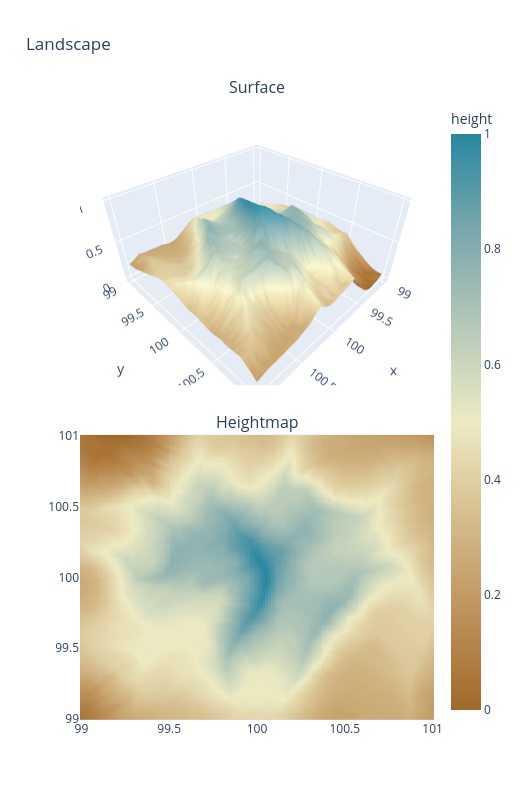

Source (notebook cell):
### Code cell
import numba as nb


@nb.njit
def sample_height_and_gradient(heightmap, x_pos, y_pos):
    x0 = int(x_pos)
    y0 = int(y_pos)
    x1 = x0 + 1
    y1 = y0 + 1

    sx = x_pos - x0
    sy = y_pos - y0

    h00 = heightmap[y0, x0]
    h10 = heightmap[y0, x1]
    h01 = heightmap[y1, x0]
    h11 = heightmap[y1, x1]

    h0 = h00 * (1.0 - sx) + h10 * sx
    h1 = h01 * (1.0 - sx) + h11 * sx
    h = h0 * (1.0 - sy) + h1 * sy

    grad_x = (h10 - h00) * (1.0 - sy) + (h11 - h01) * sy
    grad_y = (h01 - h00) * (1.0 - sx) + (h11 - h10) * sx
    return h, grad_x, grad_y


@nb.njit
def deposit_bilinear(heightmap, x_pos, y_pos, amount):
    x0 = int(x_pos)
    y0 = int(y_pos)
    x1 = x0 + 1
    y1 = y0 + 1

    sx = x_pos - x0
    sy = y_pos - y0

    w00 = (1.0 - sx) * (1.0 - sy)
    w10 = sx * (1.0 - sy)
    w01 = (1.0 - sx) * sy
    w11 = sx * sy

    heightmap[y0, x0] += amount * w00
    heightmap[y0, x1] += amount * w10
    heightmap[y1, x0] += amount * w01
    heightmap[y1, x1] += amount * w11


@nb.njit
def erode_with_brush(heightmap, x_pos, y_pos, amount, radius):
    center_x = int(x_pos)
    center_y = int(y_pos)
    h = heightmap.shape[0]
    w = heightmap.shape[1]

    total_weight = 0.0
    for oy in range(-radius, radius + 1):
        for ox in range(-radius, radius + 1):
            xi = center_x + ox
            yi = center_y + oy
            if xi <= 0 or xi >= w - 1 or yi <= 0 or yi >= h - 1:
                continue
            dist = (ox * ox + oy * oy) ** 0.5
            if dist > radius:
                continue
            total_weight += radius + 1.0 - dist

    if total_weight <= 0.0:
        return 0.0

    removed = 0.0
    for oy in range(-radius, radius + 1):
        for ox in range(-radius, radius + 1):
            xi = center_x + ox
            yi = center_y + oy
            if xi <= 0 or xi >= w - 1 or yi <= 0 or yi >= h - 1:
                continue
            dist = (ox * ox + oy * oy) ** 0.5
            if dist > radius:
                continue

            weight = radius + 1.0 - dist
            share = amount * (weight / total_weight)

            local_floor = 1e18
            for ny in range(yi - 1, yi + 2):
                for nx in range(xi - 1, xi + 2):
                    if ny == yi and nx == xi:
                        continue
                    v = heightmap[ny, nx]
                    if v < local_floor:
                        local_floor = v

            max_remove = heightmap[yi, xi] - local_floor
            if max_remove < 0.0:
                max_remove = 0.0

            delta = share
            if delta > max_remove:
                delta = max_remove

            heightmap[yi, xi] -= delta
            removed += delta

    return removed


@nb.njit
def diffuse_step(heightmap, alpha):
    src = heightmap.copy()
    h = heightmap.shape[0]
    w = heightmap.shape[1]

    for yi in range(1, h - 1):
        for xi in range(1, w - 1):
            lap = (
                src[yi - 1, xi]
                + src[yi + 1, xi]
                + src[yi, xi - 1]
                + src[yi, xi + 1]
                - 4.0 * src[yi, xi]
            )
            heightmap[yi, xi] = src[yi, xi] + alpha * lap


@nb.njit
def hydraulic_erosion_numba(
    heightmap,
    start_x,
    start_y,
    max_steps,
    inertia,
    capacity,
    min_slope,
    deposition,
    erosion,
    evaporation,
    gravity,
    max_deposit_step,
    max_erode_step,
    brush_radius,
    diffuse_every,
    diffuse_alpha,
):
    hm = heightmap.copy()
    h = hm.shape[0]
    w = hm.shape[1]
    iterations = start_x.shape[0]

    for drop_idx in range(iterations):
        x_pos = start_x[drop_idx]
        y_pos = start_y[drop_idx]

        dir_x = 0.0
        dir_y = 0.0
        speed = 1.0
        water = 1.0
        sediment = 0.0

        for _ in range(max_steps):
            if x_pos < 1.0 or x_pos >= w - 2.0 or y_pos < 1.0 or y_pos >= h - 2.0:
                break

            h_now, grad_x, grad_y = sample_height_and_gradient(hm, x_pos, y_pos)

            dir_x = dir_x * inertia - grad_x * (1.0 - inertia)
            dir_y = dir_y * inertia - grad_y * (1.0 - inertia)

            norm = (dir_x * dir_x + dir_y * dir_y) ** 0.5
            if norm < 1e-12:
                break

            dir_x /= norm
            dir_y /= norm

            new_x = x_pos + dir_x
            new_y = y_pos + dir_y
            if new_x < 1.0 or new_x >= w - 2.0 or new_y < 1.0 or new_y >= h - 2.0:
                break

            h_new, _, _ = sample_height_and_gradient(hm, new_x, new_y)
            delta_h = h_new - h_now

            slope = -delta_h
            if slope < min_slope:
                slope = min_slope
            sediment_capacity = slope * speed * water * capacity

            if delta_h > 0.0 or sediment > sediment_capacity:
                target = (
                    delta_h
                    if delta_h > 0.0
                    else (sediment - sediment_capacity) * deposition
                )
                deposit_amount = sediment
                if target < deposit_amount:
                    deposit_amount = target
                if max_deposit_step < deposit_amount:
                    deposit_amount = max_deposit_step

                if deposit_amount > 0.0:
                    deposit_bilinear(hm, x_pos, y_pos, deposit_amount)
                    sediment -= deposit_amount
            else:
                erode_amount = (sediment_capacity - sediment) * erosion
                downhill_limit = -delta_h
                if downhill_limit < erode_amount:
                    erode_amount = downhill_limit
                if max_erode_step < erode_amount:
                    erode_amount = max_erode_step

                if erode_amount > 0.0:
                    lifted = erode_with_brush(
                        hm, x_pos, y_pos, erode_amount, brush_radius
                    )
                    sediment += lifted

            speed_sq = speed * speed + (-delta_h) * gravity
            if speed_sq < 0.05:
                speed_sq = 0.05
            speed = speed_sq**0.5
            if speed > 3.0:
                speed = 3.0

            water *= 1.0 - evaporation
            x_pos = new_x
            y_pos = new_y

            if water < 0.02:
                break

        if diffuse_every > 0 and ((drop_idx + 1) % diffuse_every == 0):
            diffuse_step(hm, diffuse_alpha)

    return hm


def hydraulic_erosion(
    heightmap,
    iterations=25000,
    max_steps=45,
    inertia=0.15,
    capacity=1.6,
    min_slope=0.01,
    deposition=0.08,
    erosion=0.05,
    evaporation=0.03,
    gravity=4.0,
    max_deposit_step=0.025,
    max_erode_step=0.012,
    brush_radius=1,
    diffuse_every=6000,
    diffuse_alpha=0.01,
    seed=None,
):
    rng = np.random.default_rng(seed)
    h, w = heightmap.shape
    start_x = rng.uniform(1.0, w - 2.0, size=iterations).astype(np.float64)
    start_y = rng.uniform(1.0, h - 2.0, size=iterations).astype(np.float64)

    hm64 = np.asarray(heightmap, dtype=np.float64)
    eroded = hydraulic_erosion_numba(
        hm64,
        start_x,
        start_y,
        max_steps,
        inertia,
        capacity,
        min_slope,
        deposition,
        erosion,
        evaporation,
        gravity,
        max_deposit_step,
        max_erode_step,
        int(brush_radius),
        int(diffuse_every),
        diffuse_alpha,
    )
    return eroded.astype(heightmap.dtype, copy=False)


norm_eroded_height = minmax_norm(hydraulic_erosion(norm_height))
plot_landscape(x, y, xx, yy, norm_eroded_height)

### Figure 1 — Plotly figure (JSON) as saved in the notebook; plotly's stock layout.template omitted (floating-point values rounded to 4 significant figures; data arrays with more than 128 entries replaced by an {"elided": "..."} marker saying what was removed)
{"data": [{"colorscale": [[0, "rgb(161, 105, 40)"], [0.1667, "rgb(189, 146, 90)"], [0.3333, "rgb(214, 189, 141)"], [0.5, "rgb(237, 234, 194)"], [0.6667, "rgb(181, 200, 184)"], [0.8333, "rgb(121, 167, 172)"], [1, "rgb(40, 135, 161)"]], "scene": "scene", "showscale": false, "type": "surface", "x": {"elided": "128x128 float values"}, "y": {"elided": "128x128 float values"}, "z": {"elided": "128x128 float values"}}, {"colorbar": {"title": {"text": "height"}}, "colorscale": [[0, "rgb(161, 105, 40)"], [0.1667, "rgb(189, 146, 90)"], [0.3333, "rgb(214, 189, 141)"], [0.5, "rgb(237, 234, 194)"], [0.6667, "rgb(181, 200, 184)"], [0.8333, "rgb(121, 167, 172)"], [1, "rgb(40, 135, 161)"]], "type": "heatmap", "x": [99.0, 99.02, 99.03, 99.05, 99.06, 99.08, 99.09, 99.11, 99.13, 99.14, 99.16, 99.17, 99.19, 99.2, 99.22, 99.24, 99.25, 99.27, 99.28, 99.3, 99.31, 99.33, 99.35, 99.36, 99.38, 99.39, 99.41, 99.43, 99.44, 99.46, 99.47, 99.49, 99.5, 99.52, 99.54, 99.55, 99.57, 99.58, 99.6, 99.61, 99.63, 99.65, 99.66, 99.68, 99.69, 99.71, 99.72, 99.74, 99.76, 99.77, 99.79, 99.8, 99.82, 99.83, 99.85, 99.87, 99.88, 99.9, 99.91, 99.93, 99.94, 99.96, 99.98, 99.99, 100.0, 100.0, 100.0, 100.1, 100.1, 100.1, 100.1, 100.1, 100.1, 100.1, 100.2, 100.2, 100.2, 100.2, 100.2, 100.2, 100.3, 100.3, 100.3, 100.3, 100.3, 100.3, 100.4, 100.4, 100.4, 100.4, 100.4, 100.4, 100.4, 100.5, 100.5, 100.5, 100.5, 100.5, 100.5, 100.6, 100.6, 100.6, 100.6, 100.6, 100.6, 100.7, 100.7, 100.7, 100.7, 100.7, 100.7, 100.7, 100.8, 100.8, 100.8, 100.8, 100.8, 100.8, 100.9, 100.9, 100.9, 100.9, 100.9, 100.9, 101.0, 101.0, 101.0, 101.0], "xaxis": "x", "y": [99.0, 99.02, 99.03, 99.05, 99.06, 99.08, 99.09, 99.11, 99.13, 99.14, 99.16, 99.17, 99.19, 99.2, 99.22, 99.24, 99.25, 99.27, 99.28, 99.3, 99.31, 99.33, 99.35, 99.36, 99.38, 99.39, 99.41, 99.43, 99.44, 99.46, 99.47, 99.49, 99.5, 99.52, 99.54, 99.55, 99.57, 99.58, 99.6, 99.61, 99.63, 99.65, 99.66, 99.68, 99.69, 99.71, 99.72, 99.74, 99.76, 99.77, 99.79, 99.8, 99.82, 99.83, 99.85, 99.87, 99.88, 99.9, 99.91, 99.93, 99.94, 99.96, 99.98, 99.99, 100.0, 100.0, 100.0, 100.1, 100.1, 100.1, 100.1, 100.1, 100.1, 100.1, 100.2, 100.2, 100.2, 100.2, 100.2, 100.2, 100.3, 100.3, 100.3, 100.3, 100.3, 100.3, 100.4, 100.4, 100.4, 100.4, 100.4, 100.4, 100.4, 100.5, 100.5, 100.5, 100.5, 100.5, 100.5, 100.6, 100.6, 100.6, 100.6, 100.6, 100.6, 100.7, 100.7, 100.7, 100.7, 100.7, 100.7, 100.7, 100.8, 100.8, 100.8, 100.8, 100.8, 100.8, 100.9, 100.9, 100.9, 100.9, 100.9, 100.9, 101.0, 101.0, 101.0, 101.0], "yaxis": "y", "z": {"elided": "128x128 float values"}}], "layout": {"annotations": [{"font": {"size": 16}, "showarrow": false, "text": "Surface", "x": 0.5, "xanchor": "center", "xref": "paper", "y": 1, "yanchor": "bottom", "yref": "paper"}, {"font": {"size": 16}, "showarrow": false, "text": "Heightmap", "x": 0.5, "xanchor": "center", "xref": "paper", "y": 0.46, "yanchor": "bottom", "yref": "paper"}], "height": 800, "scene": {"domain": {"x": [0, 1], "y": [0.54, 1]}, "xaxis": {"title": {"text": "x"}}, "yaxis": {"title": {"text": "y"}}, "zaxis": {"title": {"text": "height"}}}, "title": {"text": "Landscape"}, "width": 520, "xaxis": {"anchor": "y", "domain": [0, 1]}, "yaxis": {"anchor": "x", "domain": [0, 0.46]}}}
